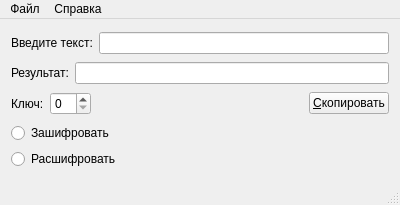
<?xml version="1.0" encoding="UTF-8"?>
<ui version="4.0">
 <class>MainWindow</class>
 <widget class="QMainWindow" name="MainWindow">
  <property name="geometry">
   <rect>
    <x>0</x>
    <y>0</y>
    <width>400</width>
    <height>205</height>
   </rect>
  </property>
  <property name="windowTitle">
   <string>Caesar Cipher v1.4</string>
  </property>
  <property name="windowIcon">
   <iconset resource="resources.qrc">
    <normaloff>:/icon/caesar1.ico</normaloff>:/icon/caesar1.ico</iconset>
  </property>
  <widget class="QWidget" name="centralWidget">
   <layout class="QGridLayout" name="gridLayout">
    <item row="0" column="0">
     <layout class="QHBoxLayout" name="horizontalLayout">
      <item>
       <widget class="QLabel" name="enterText">
        <property name="text">
         <string>Введите текст:</string>
        </property>
       </widget>
      </item>
      <item>
       <widget class="QLineEdit" name="input"/>
      </item>
     </layout>
    </item>
    <item row="1" column="0">
     <layout class="QHBoxLayout" name="horizontalLayout_4">
      <item>
       <layout class="QHBoxLayout" name="horizontalLayout_2">
        <item>
         <widget class="QLabel" name="result">
          <property name="text">
           <string>Результат:</string>
          </property>
         </widget>
        </item>
        <item>
         <widget class="QLineEdit" name="output"/>
        </item>
       </layout>
      </item>
     </layout>
    </item>
    <item row="2" column="0">
     <layout class="QHBoxLayout" name="horizontalLayout_3">
      <item>
       <widget class="QLabel" name="keyLabel">
        <property name="text">
         <string>Ключ:</string>
        </property>
       </widget>
      </item>
      <item>
       <widget class="QSpinBox" name="keyValue"/>
      </item>
      <item>
       <spacer name="horizontalSpacer">
        <property name="orientation">
         <enum>Qt::Horizontal</enum>
        </property>
        <property name="sizeHint" stdset="0">
         <size>
          <width>40</width>
          <height>20</height>
         </size>
        </property>
       </spacer>
      </item>
      <item>
       <widget class="QPushButton" name="copy">
        <property name="text">
         <string>&amp;Скопировать</string>
        </property>
       </widget>
      </item>
     </layout>
    </item>
    <item row="3" column="0">
     <layout class="QVBoxLayout" name="verticalLayout">
      <item>
       <widget class="QRadioButton" name="encrypt">
        <property name="text">
         <string>Зашифровать</string>
        </property>
       </widget>
      </item>
      <item>
       <widget class="QRadioButton" name="decrypt">
        <property name="text">
         <string>Расшифровать</string>
        </property>
       </widget>
      </item>
     </layout>
    </item>
   </layout>
  </widget>
  <widget class="QMenuBar" name="menuBar">
   <property name="geometry">
    <rect>
     <x>0</x>
     <y>0</y>
     <width>400</width>
     <height>20</height>
    </rect>
   </property>
   <widget class="QMenu" name="menu">
    <property name="title">
     <string>Справка</string>
    </property>
    <addaction name="action_CaesarCode"/>
   </widget>
   <widget class="QMenu" name="menu_2">
    <property name="title">
     <string>Файл</string>
    </property>
    <addaction name="open"/>
    <addaction name="save_as"/>
    <addaction name="separator"/>
    <addaction name="quit"/>
   </widget>
   <addaction name="menu_2"/>
   <addaction name="menu"/>
  </widget>
  <widget class="QStatusBar" name="statusBar"/>
  <action name="action_CaesarCode">
   <property name="icon">
    <iconset resource="resources.qrc">
     <normaloff>:/icon/caesar1.ico</normaloff>:/icon/caesar1.ico</iconset>
   </property>
   <property name="text">
    <string>О программе CaesarCode</string>
   </property>
  </action>
  <action name="open">
   <property name="text">
    <string>Открыть...</string>
   </property>
   <property name="shortcut">
    <string>Ctrl+O</string>
   </property>
  </action>
  <action name="save_as">
   <property name="text">
    <string>Сохранить как...</string>
   </property>
   <property name="shortcut">
    <string>Ctrl+S</string>
   </property>
  </action>
  <action name="quit">
   <property name="text">
    <string>Выход</string>
   </property>
   <property name="shortcut">
    <string>Ctrl+Q</string>
   </property>
  </action>
 </widget>
 <layoutdefault spacing="6" margin="11"/>
 <tabstops>
  <tabstop>input</tabstop>
  <tabstop>keyValue</tabstop>
  <tabstop>output</tabstop>
  <tabstop>encrypt</tabstop>
  <tabstop>decrypt</tabstop>
 </tabstops>
 <resources>
  <include location="resources.qrc"/>
 </resources>
 <connections/>
</ui>
